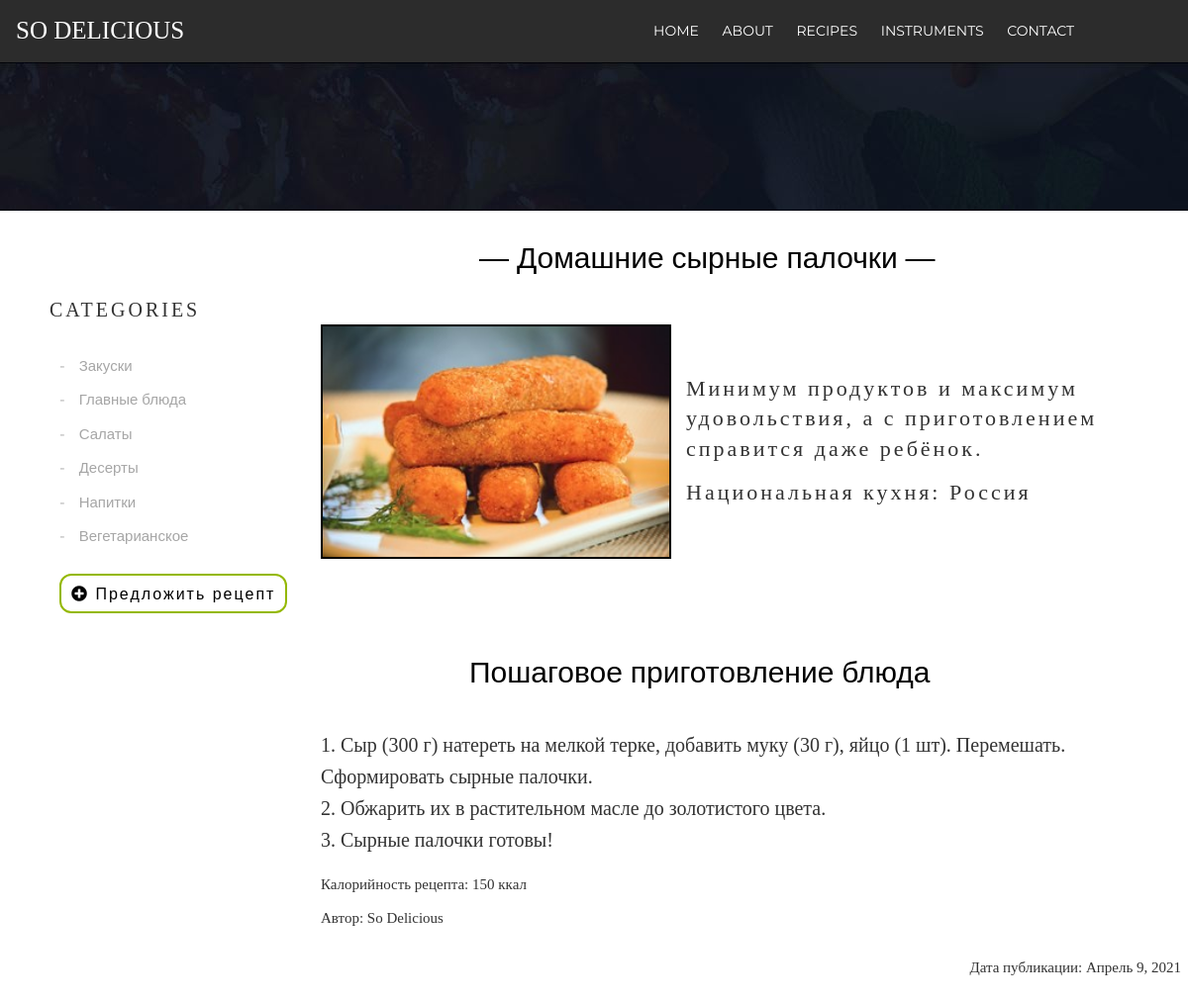
Page /recepti/15 on the committed database.
### recepti/models.py (models this page shows, shortened)
class Articles(models.Model):
    name = models.CharField('Название блюда', max_length=150)
    category = models.CharField('Категория', max_length=100)
    history = models.CharField('Страна происхождения:', max_length=150, default="Италия")
    full_text = models.TextField('Рецепт')
    anons = models.CharField('Краткое описание блюда', max_length=250, default="Краткое описание блюда")
    kkal = models.CharField('Калорийность:', max_length=50, default="150 ккал")
    avtor = models.CharField('Автор рецепта', max_length=250, default="So Delicious")
    date = models.DateField('Дата публикации')
    image = models.ImageField('Изображения', upload_to='images/recepies')
    class Meta:
        verbose_name = 'Рецепт'
        verbose_name_plural = 'Рецепты'

### recepti/views.py (the view)
# urls.py: path('<int:pk>', views.RecipesDetailView.as_view(), name='recept-detail')
class RecipesDetailView(DetailView):
    model = Articles
    template_name = 'recepti/detail_recept.html'
    context_object_name = 'article'

### recepti/templates/recepti/detail_recept.html (shortened to what this page needs)
{% load static %}
<!doctype html>
<html lang="en">
<head>
    <link rel="stylesheet" href="{% static 'main/css/catalog_style.css' %}">
    <link rel="stylesheet" href="https://use.fontawesome.com/releases/v5.8.2/css/all.css">
    <link rel="stylesheet" href="https://maxcdn.bootstrapcdn.com/font-awesome/4.7.0/css/font-awesome.min.css">
</head>
<body>
    <header class="header">
        <div class="container">
            <div class="header__inner">
                <div class="header__logo">SO DELICIOUS</div>
                <nav class="nav" style="left: 650px;">
                    <a class="nav__link" href="{% url 'home' %}">Home</a>
                    <a class="nav__link" href="{% url 'about' %}">About</a>
                    <a class="nav__link" href="{% url 'catalog' %}">Recipes</a>
                    <a class="nav__link" href="{% url 'instruments' %}">Instruments</a>
                    <a class="nav__link" href="{% url 'contact' %}">Contact</a>
                </nav>
            </div>
        </div>
    </header>
    <header2 class="menu_catalog">
        <div class="fotocat"></div>
        <div class="all_container">
            <div class="container_catalog">
                <div class="zagolovok_cat">CATEGORIES</div>
                <ul class="list_categories">
                    <li class="cat_item_1">
                        <a href="{% url 'zakuski' %}" class="list-group-item">Закуски</a>
                    </li>
                    <li class="cat_item_2">
                        <a href="{% url 'main-dish' %}" class="list-group-item">Главные блюда</a>
                    </li>
                    <li class="cat_item_3">
                        <a href="{% url 'salads' %}" class="list-group-item">Салаты</a>
                    </li>
                    <li class="cat_item_4">
                        <a href="{% url 'desserts' %}" class="list-group-item">Десерты</a>
                    </li>
                    <li class="cat_item_5">
                        <a href="{% url 'drinks' %}" class="list-group-item">Напитки</a>
                    </li>
                    <li class="cat_item_6">
                        <a href="{% url 'vegetarians' %}" class="list-group-item">Вегетарианское</a>
                    </li>
                    <div class="cat_predl">
                        <a href="{% url 'create-recipes' %}"><button class="btn_predl"><i class="fas fa-plus-circle"></i> Предложить рецепт</button></a>
                    </div>
                </ul>
            </div>
                <div class="recepti">
                     <div class="container_catalog_2">
                        <div class="zagolovok_dish"> ― {{ article.name }} ― </div>
                    </div>
                    <div class="container_catalog_2">
                        <div class="vibor_dish">
                            <img src="{{ article.image.url }}" width="350px" height="233px" />
                            <div class="opisanie_dish_recept">
                                <div class="anons_recept">{{ article.anons }}</div>
                                <div class="history_recept">Национальная кухня: {{ article.history }}</div>
                            </div>
                        </div>
                        <div class="osnovi_recepta">
                            <div class="zagolovok_rec">Пошаговое приготовление блюда</div>
                            <div class="full_recept"><pre class="redaktor">{{ article.full_text }}</pre></div>
                            <div class="dop_recepta">
                                <div class="kkal_recept"><p>Калорийность рецепта: {{ article.kkal }}</p></div>
                                <div class="avtor_recept"><p>Автор: {{ article.avtor }}</p></div>
                                <div class="date_recept"><p>Дата публикации: {{ article.date }}</p></div>
                            </div>
                        </div>
                    </div>
                </div>
        </div>
    </header2>
</body>
</html>

### main/static/main/css/catalog_style.css (style rules this page uses)
body { margin: 0; font-family: 'Montserrat', sans-serif; font-size: 15px; line-height: 2.5; color: #333; }
.header__logo { font-size: 25px; font-family: 'Libre Baskerville', serif; color: white; display: inline-block; border: 1px; padding: 0 1rem; }
.container { top: 0; right: 0; left: 0; z-index: 1000; width: 100%; background: #2c2c2c; }
.nav { position: absolute; font-size: 14px; text-transform: uppercase; }
.nav__link, .nav__link1 { display: inline-block; vertical-align: top; margin: 0 10px; position: relative; color: #fff; text-decoration: none; transition: color 0.2s linear; }
.header__inner { display: flex; align-items: center; }
.list_categories { line-height: 2.3; font-size: 15px; margin-left: 20px; }
li { list-style-type: none; }
li:before { content: "- "; color: #a6a6a6; }
.fotocat { width: 100%; height: 150px; background: url("../img/cat.jpg"); }
.zagolovok_cat { font-size: 20px; font-family: 'Libre Baskerville', serif; letter-spacing: 3px; margin-top: 75px; margin-left: 50px; }
.list-group-item { display: inline-block; vertical-align: top; margin: 0 10px; position: relative; color: #a6a6a6; text-decoration: none; transition: color 0.2s linear; }
.container_catalog { width: 27%; height: 100vh; }
.container_catalog_2 { width: 100%; }
.all_container { display: flex; }
.vibor_dish, .vibor_instr { margin-top: 30px; display: flex; }
.zagolovok_dish, .zagolovok_rec, .zagolovok_instr, .zagolovok_instr_detail { font-size: 30px; color: black; margin-top: 10px; margin-left: 160px; }
.zagolovok_rec { margin-left: 150px; }
img { border: 2px solid black; }
.btn_predl, .btn-form-predl { letter-spacing: 2px; outline: none; border: 2px solid #94b800; background: transparent; font-size: 16px; color: black; padding: 10px; text-decoration: none; display: inline-block; font-size: 16px; text-align: center; line-height: 15px; margin-top: 20px; border-radius: 12px; }
.btn_predl { margin-right: 15px; }
.opisanie_dish_recept { letter-spacing: 3px; font-family: 'Cinzel', serif; font-size: 22px; width: 500px; height: 254px; margin-top: 50px; margin-left: 15px; }
.full_recept { width: 500px; line-height: 1.6; font-size: 20px; font-family: 'Vollkorn', serif; }
.dop_recepta { line-height: 1.3; font-family: 'Vollkorn', serif; }
.date_recept { float: right; }
.redaktor { width: 800px; font-family: 'Vollkorn', serif; line-height: 1.6; }
pre { text-align: left; white-space: pre-line; }
.anons_recept { line-height: 1.4; }

### rows in the picture
Articles: name "Домашние сырные палочки", image (picture), anons "Минимум продуктов и максимум удовольствия, а с приготовлением справится даже ребёнок.", history "Россия", full_text "1. Сыр (300 г) натереть на мелкой терке, добавить муку (30 г), яйцо (1 шт). Перемешать. Сформировать сырные палочки. 2. Обжарить их в растительном масле до золотистого цвета. 3. Сырные палочки готовы!", kkal "150 ккал", avtor "So Delicious", date "Апрель 9, 2021"
